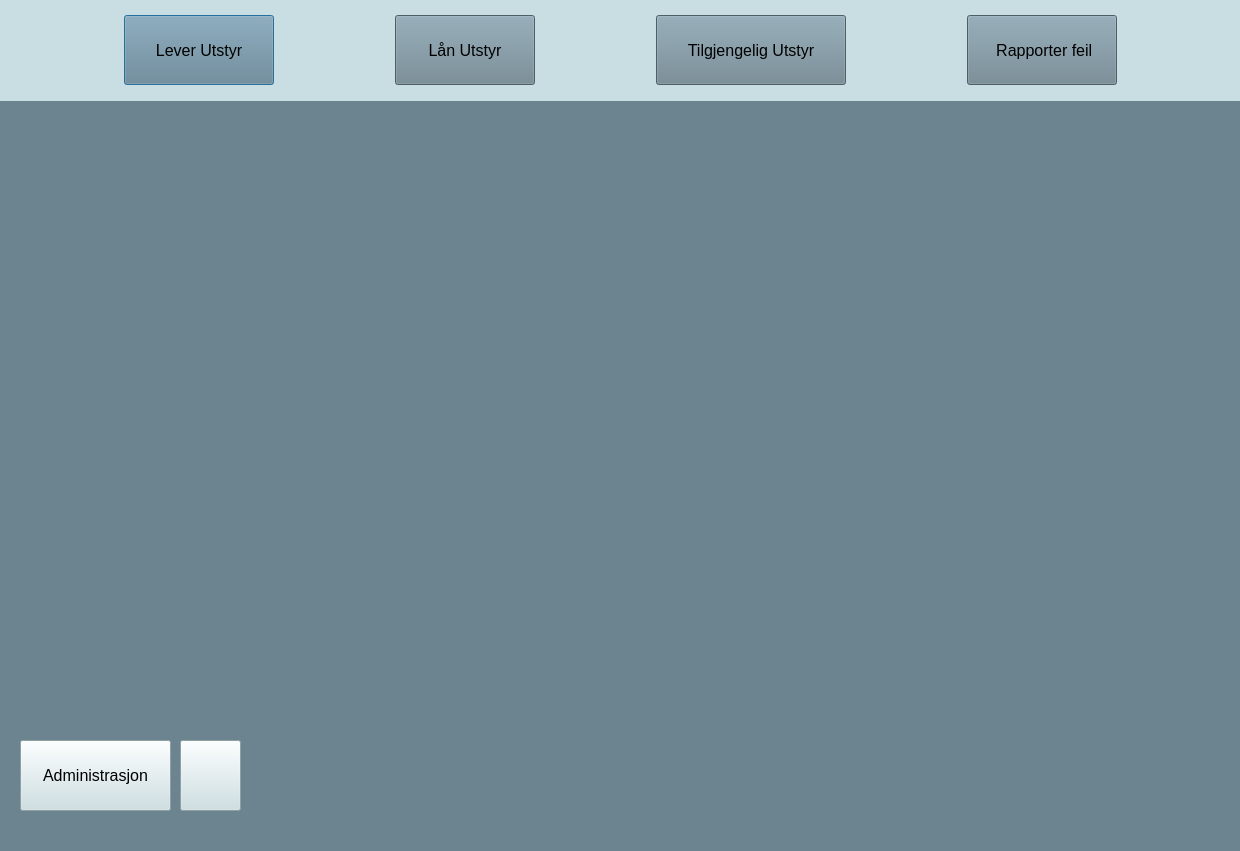
<?xml version="1.0" encoding="UTF-8"?>
<ui version="4.0">
 <class>Dialog</class>
 <widget class="QDialog" name="Dialog">
  <property name="geometry">
   <rect>
    <x>0</x>
    <y>0</y>
    <width>1240</width>
    <height>851</height>
   </rect>
  </property>
  <property name="sizePolicy">
   <sizepolicy hsizetype="Preferred" vsizetype="Preferred">
    <horstretch>5</horstretch>
    <verstretch>0</verstretch>
   </sizepolicy>
  </property>
  <property name="palette">
   <palette>
    <active>
     <colorrole role="Button">
      <brush brushstyle="SolidPattern">
       <color alpha="255">
        <red>203</red>
        <green>222</green>
        <blue>240</blue>
       </color>
      </brush>
     </colorrole>
     <colorrole role="Light">
      <brush brushstyle="SolidPattern">
       <color alpha="255">
        <red>234</red>
        <green>251</green>
        <blue>255</blue>
       </color>
      </brush>
     </colorrole>
     <colorrole role="Base">
      <brush brushstyle="SolidPattern">
       <color alpha="255">
        <red>169</red>
        <green>177</green>
        <blue>181</blue>
       </color>
      </brush>
     </colorrole>
     <colorrole role="AlternateBase">
      <brush brushstyle="SolidPattern">
       <color alpha="255">
        <red>134</red>
        <green>142</green>
        <blue>152</blue>
       </color>
      </brush>
     </colorrole>
    </active>
    <inactive>
     <colorrole role="Button">
      <brush brushstyle="SolidPattern">
       <color alpha="255">
        <red>203</red>
        <green>222</green>
        <blue>240</blue>
       </color>
      </brush>
     </colorrole>
     <colorrole role="Light">
      <brush brushstyle="SolidPattern">
       <color alpha="255">
        <red>234</red>
        <green>251</green>
        <blue>255</blue>
       </color>
      </brush>
     </colorrole>
     <colorrole role="Base">
      <brush brushstyle="SolidPattern">
       <color alpha="255">
        <red>169</red>
        <green>177</green>
        <blue>181</blue>
       </color>
      </brush>
     </colorrole>
     <colorrole role="AlternateBase">
      <brush brushstyle="SolidPattern">
       <color alpha="255">
        <red>134</red>
        <green>142</green>
        <blue>152</blue>
       </color>
      </brush>
     </colorrole>
    </inactive>
    <disabled>
     <colorrole role="Button">
      <brush brushstyle="SolidPattern">
       <color alpha="255">
        <red>203</red>
        <green>222</green>
        <blue>240</blue>
       </color>
      </brush>
     </colorrole>
     <colorrole role="Light">
      <brush brushstyle="SolidPattern">
       <color alpha="255">
        <red>234</red>
        <green>251</green>
        <blue>255</blue>
       </color>
      </brush>
     </colorrole>
     <colorrole role="Base">
      <brush brushstyle="SolidPattern">
       <color alpha="255">
        <red>240</red>
        <green>240</green>
        <blue>240</blue>
       </color>
      </brush>
     </colorrole>
     <colorrole role="AlternateBase">
      <brush brushstyle="SolidPattern">
       <color alpha="255">
        <red>134</red>
        <green>142</green>
        <blue>152</blue>
       </color>
      </brush>
     </colorrole>
    </disabled>
   </palette>
  </property>
  <property name="windowTitle">
   <string>Dialog</string>
  </property>
  <property name="styleSheet">
   <string notr="true"/>
  </property>
  <widget class="QWidget" name="bakgrunn" native="true">
   <property name="geometry">
    <rect>
     <x>0</x>
     <y>-20</y>
     <width>1291</width>
     <height>911</height>
    </rect>
   </property>
   <property name="palette">
    <palette>
     <active>
      <colorrole role="Button">
       <brush brushstyle="SolidPattern">
        <color alpha="255">
         <red>108</red>
         <green>132</green>
         <blue>144</blue>
        </color>
       </brush>
      </colorrole>
      <colorrole role="Base">
       <brush brushstyle="SolidPattern">
        <color alpha="255">
         <red>108</red>
         <green>132</green>
         <blue>144</blue>
        </color>
       </brush>
      </colorrole>
      <colorrole role="Window">
       <brush brushstyle="SolidPattern">
        <color alpha="255">
         <red>108</red>
         <green>132</green>
         <blue>144</blue>
        </color>
       </brush>
      </colorrole>
     </active>
     <inactive>
      <colorrole role="Button">
       <brush brushstyle="SolidPattern">
        <color alpha="255">
         <red>108</red>
         <green>132</green>
         <blue>144</blue>
        </color>
       </brush>
      </colorrole>
      <colorrole role="Base">
       <brush brushstyle="SolidPattern">
        <color alpha="255">
         <red>108</red>
         <green>132</green>
         <blue>144</blue>
        </color>
       </brush>
      </colorrole>
      <colorrole role="Window">
       <brush brushstyle="SolidPattern">
        <color alpha="255">
         <red>108</red>
         <green>132</green>
         <blue>144</blue>
        </color>
       </brush>
      </colorrole>
     </inactive>
     <disabled>
      <colorrole role="Button">
       <brush brushstyle="SolidPattern">
        <color alpha="255">
         <red>108</red>
         <green>132</green>
         <blue>144</blue>
        </color>
       </brush>
      </colorrole>
      <colorrole role="Base">
       <brush brushstyle="SolidPattern">
        <color alpha="255">
         <red>108</red>
         <green>132</green>
         <blue>144</blue>
        </color>
       </brush>
      </colorrole>
      <colorrole role="Window">
       <brush brushstyle="SolidPattern">
        <color alpha="255">
         <red>108</red>
         <green>132</green>
         <blue>144</blue>
        </color>
       </brush>
      </colorrole>
     </disabled>
    </palette>
   </property>
   <property name="styleSheet">
    <string notr="true">background-color: rgb(108, 132, 144)</string>
   </property>
   <widget class="QWidget" name="widget" native="true">
    <property name="geometry">
     <rect>
      <x>0</x>
      <y>10</y>
      <width>1251</width>
      <height>111</height>
     </rect>
    </property>
    <property name="styleSheet">
     <string notr="true">background-color: rgb(201, 222, 227)</string>
    </property>
    <widget class="QFrame" name="knappeframe">
     <property name="geometry">
      <rect>
       <x>0</x>
       <y>10</y>
       <width>1241</width>
       <height>101</height>
      </rect>
     </property>
     <property name="palette">
      <palette>
       <active>
        <colorrole role="WindowText">
         <brush brushstyle="SolidPattern">
          <color alpha="255">
           <red>0</red>
           <green>0</green>
           <blue>0</blue>
          </color>
         </brush>
        </colorrole>
        <colorrole role="Button">
         <brush brushstyle="SolidPattern">
          <color alpha="255">
           <red>201</red>
           <green>222</green>
           <blue>227</blue>
          </color>
         </brush>
        </colorrole>
        <colorrole role="Light">
         <brush brushstyle="SolidPattern">
          <color alpha="255">
           <red>255</red>
           <green>255</green>
           <blue>255</blue>
          </color>
         </brush>
        </colorrole>
        <colorrole role="Dark">
         <brush brushstyle="SolidPattern">
          <color alpha="255">
           <red>0</red>
           <green>0</green>
           <blue>0</blue>
          </color>
         </brush>
        </colorrole>
        <colorrole role="Text">
         <brush brushstyle="SolidPattern">
          <color alpha="255">
           <red>0</red>
           <green>0</green>
           <blue>0</blue>
          </color>
         </brush>
        </colorrole>
        <colorrole role="ButtonText">
         <brush brushstyle="SolidPattern">
          <color alpha="255">
           <red>0</red>
           <green>0</green>
           <blue>0</blue>
          </color>
         </brush>
        </colorrole>
        <colorrole role="Base">
         <brush brushstyle="SolidPattern">
          <color alpha="255">
           <red>201</red>
           <green>222</green>
           <blue>227</blue>
          </color>
         </brush>
        </colorrole>
        <colorrole role="Window">
         <brush brushstyle="SolidPattern">
          <color alpha="255">
           <red>201</red>
           <green>222</green>
           <blue>227</blue>
          </color>
         </brush>
        </colorrole>
        <colorrole role="PlaceholderText">
         <brush brushstyle="SolidPattern">
          <color alpha="128">
           <red>0</red>
           <green>0</green>
           <blue>0</blue>
          </color>
         </brush>
        </colorrole>
       </active>
       <inactive>
        <colorrole role="WindowText">
         <brush brushstyle="SolidPattern">
          <color alpha="255">
           <red>0</red>
           <green>0</green>
           <blue>0</blue>
          </color>
         </brush>
        </colorrole>
        <colorrole role="Button">
         <brush brushstyle="SolidPattern">
          <color alpha="255">
           <red>201</red>
           <green>222</green>
           <blue>227</blue>
          </color>
         </brush>
        </colorrole>
        <colorrole role="Light">
         <brush brushstyle="SolidPattern">
          <color alpha="255">
           <red>255</red>
           <green>255</green>
           <blue>255</blue>
          </color>
         </brush>
        </colorrole>
        <colorrole role="Dark">
         <brush brushstyle="SolidPattern">
          <color alpha="255">
           <red>0</red>
           <green>0</green>
           <blue>0</blue>
          </color>
         </brush>
        </colorrole>
        <colorrole role="Text">
         <brush brushstyle="SolidPattern">
          <color alpha="255">
           <red>0</red>
           <green>0</green>
           <blue>0</blue>
          </color>
         </brush>
        </colorrole>
        <colorrole role="ButtonText">
         <brush brushstyle="SolidPattern">
          <color alpha="255">
           <red>0</red>
           <green>0</green>
           <blue>0</blue>
          </color>
         </brush>
        </colorrole>
        <colorrole role="Base">
         <brush brushstyle="SolidPattern">
          <color alpha="255">
           <red>201</red>
           <green>222</green>
           <blue>227</blue>
          </color>
         </brush>
        </colorrole>
        <colorrole role="Window">
         <brush brushstyle="SolidPattern">
          <color alpha="255">
           <red>201</red>
           <green>222</green>
           <blue>227</blue>
          </color>
         </brush>
        </colorrole>
        <colorrole role="PlaceholderText">
         <brush brushstyle="SolidPattern">
          <color alpha="128">
           <red>0</red>
           <green>0</green>
           <blue>0</blue>
          </color>
         </brush>
        </colorrole>
       </inactive>
       <disabled>
        <colorrole role="WindowText">
         <brush brushstyle="SolidPattern">
          <color alpha="255">
           <red>0</red>
           <green>0</green>
           <blue>0</blue>
          </color>
         </brush>
        </colorrole>
        <colorrole role="Button">
         <brush brushstyle="SolidPattern">
          <color alpha="255">
           <red>201</red>
           <green>222</green>
           <blue>227</blue>
          </color>
         </brush>
        </colorrole>
        <colorrole role="Light">
         <brush brushstyle="SolidPattern">
          <color alpha="255">
           <red>255</red>
           <green>255</green>
           <blue>255</blue>
          </color>
         </brush>
        </colorrole>
        <colorrole role="Dark">
         <brush brushstyle="SolidPattern">
          <color alpha="255">
           <red>0</red>
           <green>0</green>
           <blue>0</blue>
          </color>
         </brush>
        </colorrole>
        <colorrole role="Text">
         <brush brushstyle="SolidPattern">
          <color alpha="255">
           <red>0</red>
           <green>0</green>
           <blue>0</blue>
          </color>
         </brush>
        </colorrole>
        <colorrole role="ButtonText">
         <brush brushstyle="SolidPattern">
          <color alpha="255">
           <red>0</red>
           <green>0</green>
           <blue>0</blue>
          </color>
         </brush>
        </colorrole>
        <colorrole role="Base">
         <brush brushstyle="SolidPattern">
          <color alpha="255">
           <red>201</red>
           <green>222</green>
           <blue>227</blue>
          </color>
         </brush>
        </colorrole>
        <colorrole role="Window">
         <brush brushstyle="SolidPattern">
          <color alpha="255">
           <red>201</red>
           <green>222</green>
           <blue>227</blue>
          </color>
         </brush>
        </colorrole>
        <colorrole role="PlaceholderText">
         <brush brushstyle="SolidPattern">
          <color alpha="128">
           <red>0</red>
           <green>0</green>
           <blue>0</blue>
          </color>
         </brush>
        </colorrole>
       </disabled>
      </palette>
     </property>
     <layout class="QHBoxLayout" name="horizontalLayout">
      <item>
       <widget class="QPushButton" name="knapp_lever">
        <property name="sizePolicy">
         <sizepolicy hsizetype="Fixed" vsizetype="Fixed">
          <horstretch>0</horstretch>
          <verstretch>0</verstretch>
         </sizepolicy>
        </property>
        <property name="minimumSize">
         <size>
          <width>150</width>
          <height>70</height>
         </size>
        </property>
        <property name="font">
         <font>
          <pointsize>12</pointsize>
         </font>
        </property>
        <property name="styleSheet">
         <string notr="true">background-color: rgb(108, 132, 144)</string>
        </property>
        <property name="text">
         <string>Lever Utstyr</string>
        </property>
       </widget>
      </item>
      <item>
       <widget class="QPushButton" name="knapp_laan">
        <property name="sizePolicy">
         <sizepolicy hsizetype="Fixed" vsizetype="Fixed">
          <horstretch>0</horstretch>
          <verstretch>0</verstretch>
         </sizepolicy>
        </property>
        <property name="minimumSize">
         <size>
          <width>140</width>
          <height>70</height>
         </size>
        </property>
        <property name="font">
         <font>
          <pointsize>12</pointsize>
         </font>
        </property>
        <property name="styleSheet">
         <string notr="true">background-color: rgb(108, 132, 144)</string>
        </property>
        <property name="text">
         <string>Lån Utstyr</string>
        </property>
       </widget>
      </item>
      <item>
       <widget class="QPushButton" name="knapp_utstyr_tilgjengelig">
        <property name="sizePolicy">
         <sizepolicy hsizetype="Fixed" vsizetype="Fixed">
          <horstretch>0</horstretch>
          <verstretch>0</verstretch>
         </sizepolicy>
        </property>
        <property name="minimumSize">
         <size>
          <width>190</width>
          <height>70</height>
         </size>
        </property>
        <property name="font">
         <font>
          <pointsize>12</pointsize>
         </font>
        </property>
        <property name="styleSheet">
         <string notr="true">background-color: rgb(108, 132, 144)</string>
        </property>
        <property name="text">
         <string>Tilgjengelig Utstyr</string>
        </property>
       </widget>
      </item>
      <item>
       <widget class="QPushButton" name="knapp_rapporter">
        <property name="sizePolicy">
         <sizepolicy hsizetype="Fixed" vsizetype="Fixed">
          <horstretch>100</horstretch>
          <verstretch>0</verstretch>
         </sizepolicy>
        </property>
        <property name="minimumSize">
         <size>
          <width>150</width>
          <height>70</height>
         </size>
        </property>
        <property name="palette">
         <palette>
          <active>
           <colorrole role="Button">
            <brush brushstyle="SolidPattern">
             <color alpha="255">
              <red>108</red>
              <green>132</green>
              <blue>144</blue>
             </color>
            </brush>
           </colorrole>
           <colorrole role="Base">
            <brush brushstyle="SolidPattern">
             <color alpha="255">
              <red>108</red>
              <green>132</green>
              <blue>144</blue>
             </color>
            </brush>
           </colorrole>
           <colorrole role="Window">
            <brush brushstyle="SolidPattern">
             <color alpha="255">
              <red>108</red>
              <green>132</green>
              <blue>144</blue>
             </color>
            </brush>
           </colorrole>
          </active>
          <inactive>
           <colorrole role="Button">
            <brush brushstyle="SolidPattern">
             <color alpha="255">
              <red>108</red>
              <green>132</green>
              <blue>144</blue>
             </color>
            </brush>
           </colorrole>
           <colorrole role="Base">
            <brush brushstyle="SolidPattern">
             <color alpha="255">
              <red>108</red>
              <green>132</green>
              <blue>144</blue>
             </color>
            </brush>
           </colorrole>
           <colorrole role="Window">
            <brush brushstyle="SolidPattern">
             <color alpha="255">
              <red>108</red>
              <green>132</green>
              <blue>144</blue>
             </color>
            </brush>
           </colorrole>
          </inactive>
          <disabled>
           <colorrole role="Button">
            <brush brushstyle="SolidPattern">
             <color alpha="255">
              <red>108</red>
              <green>132</green>
              <blue>144</blue>
             </color>
            </brush>
           </colorrole>
           <colorrole role="Base">
            <brush brushstyle="SolidPattern">
             <color alpha="255">
              <red>108</red>
              <green>132</green>
              <blue>144</blue>
             </color>
            </brush>
           </colorrole>
           <colorrole role="Window">
            <brush brushstyle="SolidPattern">
             <color alpha="255">
              <red>108</red>
              <green>132</green>
              <blue>144</blue>
             </color>
            </brush>
           </colorrole>
          </disabled>
         </palette>
        </property>
        <property name="font">
         <font>
          <pointsize>12</pointsize>
         </font>
        </property>
        <property name="styleSheet">
         <string notr="true">background-color: rgb(108, 132, 144)</string>
        </property>
        <property name="text">
         <string> Rapporter feil</string>
        </property>
       </widget>
      </item>
     </layout>
    </widget>
   </widget>
   <widget class="QPushButton" name="admin">
    <property name="geometry">
     <rect>
      <x>20</x>
      <y>760</y>
      <width>151</width>
      <height>71</height>
     </rect>
    </property>
    <property name="font">
     <font>
      <pointsize>12</pointsize>
     </font>
    </property>
    <property name="styleSheet">
     <string notr="true">background-color: rgb(201, 222, 227)</string>
    </property>
    <property name="text">
     <string>Administrasjon</string>
    </property>
   </widget>
   <widget class="QToolButton" name="instillinger">
    <property name="geometry">
     <rect>
      <x>180</x>
      <y>760</y>
      <width>61</width>
      <height>71</height>
     </rect>
    </property>
    <property name="styleSheet">
     <string notr="true">background-color: rgb(201, 222, 227)</string>
    </property>
    <property name="text">
     <string/>
    </property>
    <property name="icon">
     <iconset>
      <normaloff>../Downloads/settings.ico</normaloff>../Downloads/settings.ico</iconset>
    </property>
    <property name="iconSize">
     <size>
      <width>100</width>
      <height>100</height>
     </size>
    </property>
   </widget>
  </widget>
 </widget>
 <resources/>
 <connections/>
</ui>
